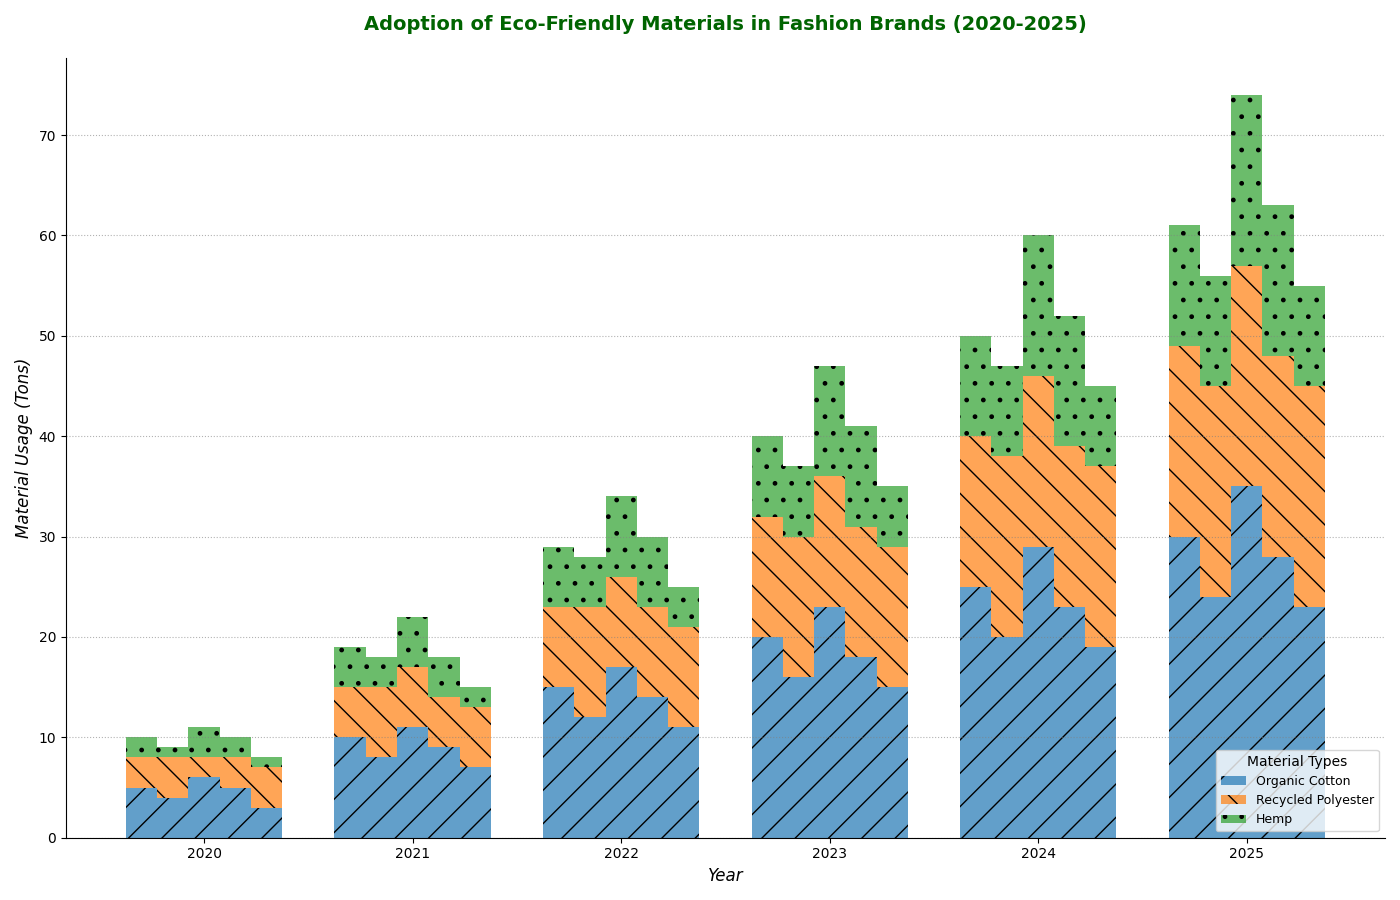

Recreate this plot in Python.
import matplotlib.pyplot as plt
import numpy as np

years = np.arange(2020, 2026)
brands = ['EcoChic', 'GreenThreads', 'SustainWear', 'NatureKnits', 'PureTrend']

organic_cotton = np.array([
    [5, 10, 15, 20, 25, 30],   
    [4, 8, 12, 16, 20, 24],    
    [6, 11, 17, 23, 29, 35],   
    [5, 9, 14, 18, 23, 28],    
    [3, 7, 11, 15, 19, 23]     
])

recycled_polyester = np.array([
    [3, 5, 8, 12, 15, 19],     
    [4, 7, 11, 14, 18, 21],    
    [2, 6, 9, 13, 17, 22],     
    [3, 5, 9, 13, 16, 20],     
    [4, 6, 10, 14, 18, 22]     
])

hemp = np.array([
    [2, 4, 6, 8, 10, 12],      
    [1, 3, 5, 7, 9, 11],       
    [3, 5, 8, 11, 14, 17],     
    [2, 4, 7, 10, 13, 15],     
    [1, 2, 4, 6, 8, 10]        
])

fig, ax = plt.subplots(figsize=(14, 9))

bar_width = 0.15
x_indexes = np.arange(len(years))

# Updated the color scheme
colors = ['#1f77b4', '#ff7f0e', '#2ca02c']

for i, brand in enumerate(brands):
    ax.bar(x_indexes + i * bar_width, organic_cotton[i], width=bar_width, label='Organic Cotton' if i == 0 else "", color=colors[0], hatch='/', alpha=0.7)
    ax.bar(x_indexes + i * bar_width, recycled_polyester[i], width=bar_width, bottom=organic_cotton[i], label='Recycled Polyester' if i == 0 else "", color=colors[1], hatch='\\', alpha=0.7)
    ax.bar(x_indexes + i * bar_width, hemp[i], width=bar_width, bottom=organic_cotton[i] + recycled_polyester[i], label='Hemp' if i == 0 else "", color=colors[2], hatch='.', alpha=0.7)

ax.set_xlabel('Year', fontsize=12, fontstyle='italic')
ax.set_ylabel('Material Usage (Tons)', fontsize=12, fontstyle='italic')
ax.set_title('Adoption of Eco-Friendly Materials in Fashion Brands (2020-2025)', fontsize=14, fontweight='bold', color='darkgreen', pad=20)

ax.set_xticks(x_indexes + bar_width * 2)
ax.set_xticklabels(years)

handles, labels = ax.get_legend_handles_labels()
unique_labels = dict(zip(labels, handles))
ax.legend(unique_labels.values(), unique_labels.keys(), loc='lower right', fontsize=9, title='Material Types', ncol=1)

ax.spines['top'].set_visible(False)
ax.spines['right'].set_visible(False)

ax.grid(axis='y', linestyle=':', linewidth=0.8, alpha=0.6, color='gray')

plt.tight_layout(rect=[0, 0, 1, 1])

plt.show()
